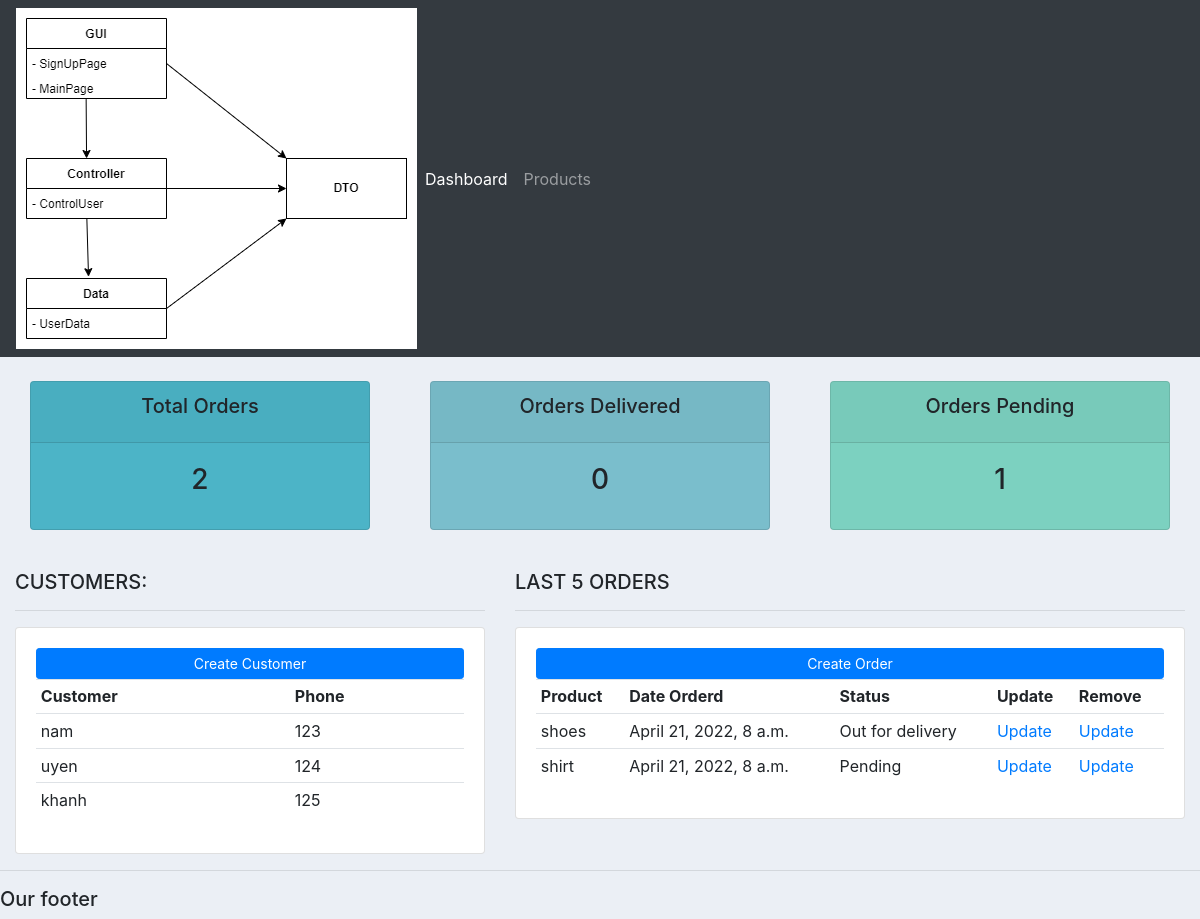
Before: / with the older database file.
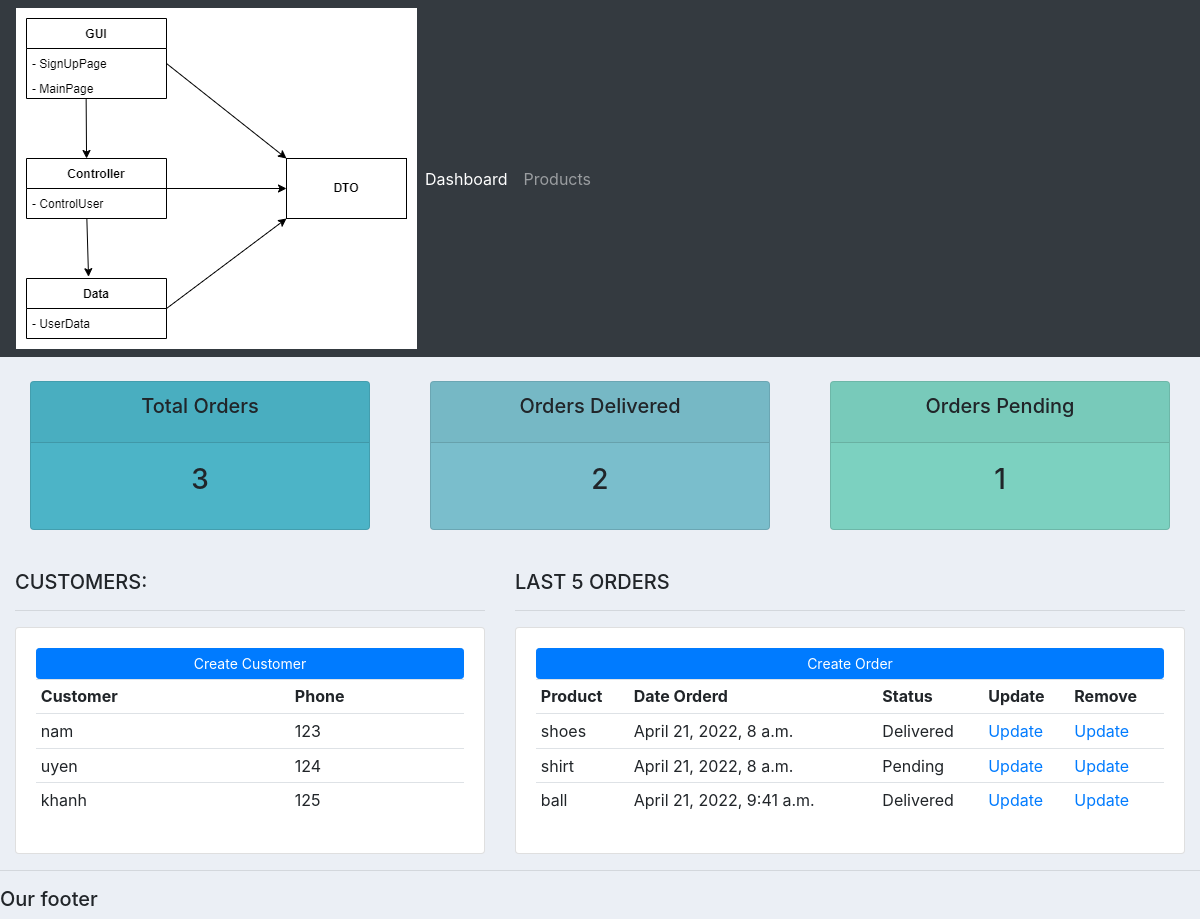
After: the same page with the newer database file.
### accounts/models.py (models this page shows, shortened)
class Customer(models.Model):
	name = models.CharField(max_length=200, null=True)
	phone = models.CharField(max_length=200, null=True)
	email = models.CharField(max_length=200, null=True)
	date_created = models.DateTimeField(auto_now_add=True, null=True)

class Order(models.Model):
	STATUS = (
			('Pending', 'Pending'),
			('Out for delivery', 'Out for delivery'),
			('Delivered', 'Delivered'),
			)
	customer = models.ForeignKey(Customer, null=True, on_delete= models.SET_NULL)
	product = models.ForeignKey(Product, null=True, on_delete= models.SET_NULL)
	date_created = models.DateTimeField(auto_now_add=True, null=True)
	status = models.CharField(max_length=200, null=True, choices=STATUS)

class Product(models.Model):
	CATEGORY = (
			('Indoor', 'Indoor'),
			('Out Door', 'Out Door'),
			)
	name = models.CharField(max_length=200, null=True)
	price = models.FloatField(null=True)
	category = models.CharField(max_length=200, null=True, choices=CATEGORY)
	description = models.CharField(max_length=200, null=True, blank=True)
	date_created = models.DateTimeField(auto_now_add=True, null=True)
	tags = models.ManyToManyField(Tag)
	def __str__(self):
		return self.name

### accounts/views.py (the view)
# urls.py: path('', views.home),
def home(request):
	orders = Order.objects.all()
	customers = Customer.objects.all()
	total_customers = customers.count()
	total_orders = orders.count()
	delivered = orders.filter(status = 'Delivered').count()
	pending = orders.filter(status = 'Pending').count()
	context = {'orders':orders, 'customers':customers, 'total_customers':total_customers, 'total_orders':total_orders, 'delivered':delivered, 'pending': pending}
	return render(request, 'accounts/dashboard.html', context)

### accounts/templates/accounts/dashboard.html
{%  extends 'accounts/main.html' %}
{% block content %}
{%  include 'accounts/status.html' %}
<br>
<div class="row">
	<div class="col-md-5">
		<h5>CUSTOMERS:</h5>
		<hr>
		<div class="card card-body">
			<a class="btn btn-primary  btn-sm btn-block" href="">Create Customer</a>
			<table class="table table-sm">
				<tr>
					<th>Customer</th>
					<th>Phone</th>
				</tr>
			{%for i in customers%}
				<tr>
					<td>{{i.name}}</td>
					<td>{{i.phone}}</td>
				</tr>
			{% endfor %}
			</table>
		</div>
	</div>
	<div class="col-md-7">
		<h5>LAST 5 ORDERS</h5>
		<hr>
		<div class="card card-body">
			<a class="btn btn-primary  btn-sm btn-block" href="">Create Order</a>
			<table class="table table-sm">
				<tr>
					<th>Product</th>
					<th>Date Orderd</th>
					<th>Status</th>
					<th>Update</th>
					<th>Remove</th>
				</tr>
				{%for i in orders%}
					<tr>
						<td>{{i.product}}</td>
						<td>{{i.date_created}}</td>
						<td>{{i.status}}</td>
						<td>
							<a href="">Update</a>
						</td>
						<td>
							<a href="">Update</a>
						</td>
					</tr>
				{% endfor %}
			</table>
		</div>
	</div>
</div>
{% endblock %}

Changed rows visible on the page:
changed Order "shoes": status "Out for delivery" → "Delivered"
added Order: product "ball", date_created "April 21, 2022, 9:41 a.m.", status "Delivered"
Other visible differences:
{{ total_orders }}: "2" → "3"
{{ delivered }}: "0" → "2"
